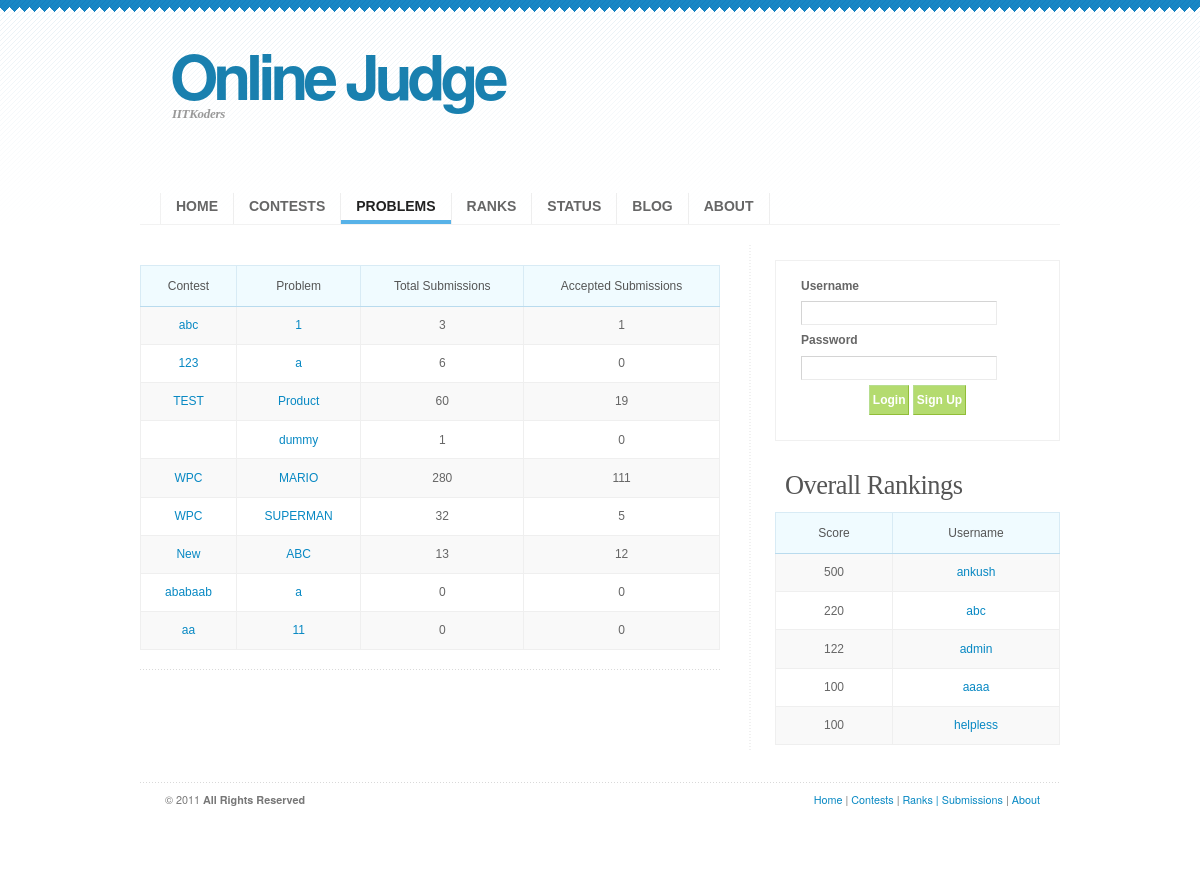
The app's page /problem.php with its own data.
### tables this page shows
CREATE TABLE IF NOT EXISTS `problems` (
  `contestID` int(11) NOT NULL,
  `problemID` int(11) NOT NULL AUTO_INCREMENT,
  `visible` tinyint(1) DEFAULT NULL,
  `problemName` varchar(50) NOT NULL,
  `statement` varchar(10000) DEFAULT NULL,
  `accepted` int(11) DEFAULT '0',
  `submissions` int(11) DEFAULT '0',
  `timeLimit` int(11) DEFAULT '2',
  `memoryLimit` int(11) DEFAULT '5',
  `score` int(11) DEFAULT '0',
  PRIMARY KEY (`problemID`)
);

CREATE TABLE IF NOT EXISTS `contests` (
  `contestID` int(11) NOT NULL AUTO_INCREMENT,
  `Name` varchar(50) DEFAULT NULL,
  `startTime` datetime DEFAULT NULL,
  `endTime` datetime DEFAULT NULL,
  PRIMARY KEY (`contestID`)
);

CREATE TABLE IF NOT EXISTS `users` (
  `userID` int(11) NOT NULL AUTO_INCREMENT,
  `username` varchar(50) NOT NULL,
  `password` varchar(50) NOT NULL,
  `firstname` varchar(50) DEFAULT NULL,
  `lastname` varchar(50) DEFAULT NULL,
  `college` varchar(50) DEFAULT NULL,
  `email` varchar(50) NOT NULL,
  `rank` int(11) DEFAULT '0',
  `score` int(11) DEFAULT '0',
  `penalty` int(11) NOT NULL DEFAULT '0',
  PRIMARY KEY (`userID`),
  UNIQUE KEY `username` (`username`)
);

### problem.php (the view, shortened to what this page needs)
<!DOCTYPE html PUBLIC "-//W3C//DTD XHTML 1.0 Strict//EN" "http://www.w3.org/TR/xhtml1/DTD/xhtml1-strict.dtd">
<html xmlns="http://www.w3.org/1999/xhtml" xml:lang="en" lang="en">
<head>
<link rel="stylesheet" type="text/css" media="screen" href="css/screen.css" />
</head>
<body class="problem">
<div id="wrap">
<?php include('header.php');
mysql_select_db($DBNAME,$conn);?>
<div id="content-outer" class="clear">
<div id="left">
<div class="entry">
<?php
if(!isset($_GET['problemID']))
{
	if(!isset($_GET['page']))$page=1;
	else $page=intval($_GET['page']);
	echo'<table border="1" width="100%" >
		<tr><th>Contest</th>
		<th>Problem</th><th>Total Submissions</th><th>Accepted Submissions</th>
		</tr>';
	$page=($page-1)*10;
	$query = "SELECT * FROM problems WHERE problemID > ".$page.";";
	$logged = mysql_query($query);
	$i=0;
	while($r= mysql_fetch_array($logged))
	{
	    $query = "SELECT * FROM contests WHERE contestID = ".$r['contestID'].";";
    	$res = mysql_query($query);
    	$res= mysql_fetch_array($res);
		echo "
			<tr ".($i%2==0?"class= 'altrow'":"")."><td><a href='contests.php?contestID=".$res['contestID']."'>".$res['Name']."</td>
			<td><a href ='problem.php?problemID=".$r['problemID']."'> ".$r['problemName']."</a></td>	<td >".$r['submissions']."</td> <td >".$r['accepted']."</td>
			</tr>";
		$i+=1;
	}
	echo "</table>";
}
?>
</div>
</div>
<?php include("sidebar.php"); ?>
</div>
</div>
<?php include("footer.php"); ?>
</body>

### sidebar.php (shortened to what this page needs)
<div id="right">
<div class="sidemenu">
<?php
if($_SESSION['isloggedin']){
	echo "<div class='entry'><p align='center'><b>Welcome, ".$_SESSION['username']."</b></p>";
	echo "<p align='center' ><a href='profile.php'>My profile</a></p>";
	echo "<p align='center' ><a href='account.php'>Account Settings</a></p>";
	echo "<p align='center' ><a href='logout.php'>Sign Out</a></p>";
	if(!strcmp($_SESSION['username'],'admin'))echo "<p align='center' ><a href='create_contest.php'>Add Contest</a></p></div>";
}
else{
	echo'
		<form style="position: relative; margin-left: 0px; margin-right: 0px;  background-color: #FFFFFF;" value="refresh page" method="post">
		<label>Username<br/></label>
		<input name="username" size="30%" type="text" /><br/>
		<label>Password<br/></label>
		<input name="password" size="30%" type="password" /></br>
		<div align="center"><input id="loginbutton" class="button" type="submit" name="login" value="Login" />
		<input id="loginbutton" class="button" type="submit" name="signup" value="Sign Up" /></div>
		</form>
		';
};
?>
</div>
<h3>Overall Rankings</h3>
<table border="1" width="100%" >
<tr>
<th>Score</th><th>Username</th>
</tr>
<?php
$query = "select username,score from `users` order by score DESC limit 5 ";
$logged = mysql_query($query);
for($i=0;$logg = mysql_fetch_array($logged);$i++){
	echo "
		<tr ".($i%2==0?"class= 'altrow'":"").">
		<td > ".$logg['score']."</td>	<td ><a href='profile.php?username=".$logg['username']."'>".$logg['username']."</a></td>
		</tr>";
}
?>
</table>
</div>

### css/FreshPick.css (style rules this page uses)
body { font: 12px/170% 'Lucida Grande', 'Lucida Sans Unicode', Geneva, Verdana, Sans-Serif; color: #666666; margin: 0; padding: 0; background: #FFF url(../images/bg.gif) repeat-x ; text-align: center; }
a:link, a:visited { text-decoration: none; color: #0788C3; }
h1, h2, h3, h4 { font: bold 1em/1.5em Georgia, 'Times New Roman', Times, serif; color: #555; margin: 10px 20px 7px 20px; }
h3 { font-size: 2.2em; font-weight: normal; letter-spacing: -0.5px; padding-top: 15px; }
table { border-collapse: collapse; margin: 5px 0px; }
tr { background: #FFF; }
tr.altrow { background: #F9F9F9; }
th, td { text-align: center; border-width: 1px; border-style: solid; }
th { color: #555; background: #F0FBFF; padding: .8em 1em; border-color: #D8EBF5 #D8EBF5 #B9DBEE #D8EBF5; }
td { border-color: #EFEFEF; padding: .7em 1em; }
form { margin: 10px 20px; padding: 15px 25px 25px 25px; border: 1px solid #F0F0F0; background: #F8F8F8; }
label { font-weight: bold; color: #666666; }
input, select, textarea { margin: 5px 0; padding: 5px; color: #6A6969; border-width: 1px; border-style: solid; border-color: #D4D4D4 #EBEBEB #EBEBEB #D4D4D4; font: 11px 'Lucida Grande', Verdana, Helvetica, sans-serif; }
input.button { font: bold 12px Arial, Sans-serif; height: 30px; margin: 0; padding: 2px 3px; color: #FFF; background:#B4DB6F; border-width: 1px; border-style: solid; border-color: #B6DE8F #91BD37 #91BD37 #B6DE8F; }
#wrap { width: 920px; margin: 0 auto; text-align: left; }
#content-outer { clear: both; float: left; width: 920px; margin: 0; padding: 0; background: transparent url(../images/hor-line.gif) repeat-y center 0; }
#left { width: 580px; float: left; padding-top: 15px; }
#right { width: 285px; float: right; padding-top: 5px; }
#right h3 { margin-left: 10px; }
#left .entry { background: url(../images/dotted-lines.gif) repeat-x left bottom; padding-bottom: 15px; }
.clear { display:inline-block; }
.clear:after { display:block; visibility:hidden; clear:both; height:0; content: "."; }

### records on screen
problems: contestID.Name "abc", problemName "1", submissions "3", accepted "1"
problems: contestID.Name "123", problemName "a", submissions "6", accepted "0"
problems: contestID.Name "TEST", problemName "Product", submissions "60", accepted "19"
problems: problemName "dummy", submissions "1", accepted "0"
problems: contestID.Name "WPC", problemName "MARIO", submissions "280", accepted "111"
problems: contestID.Name "WPC", problemName "SUPERMAN", submissions "32", accepted "5"
problems: contestID.Name "New", problemName "ABC", submissions "13", accepted "12"
problems: contestID.Name "ababaab", problemName "a", submissions "0", accepted "0"
problems: contestID.Name "aa", problemName "11", submissions "0", accepted "0"
users: score "500", username "ankush"
users: score "220", username "abc"
users: score "122", username "admin"
users: score "100", username "aaaa"
users: score "100", username "helpless"
